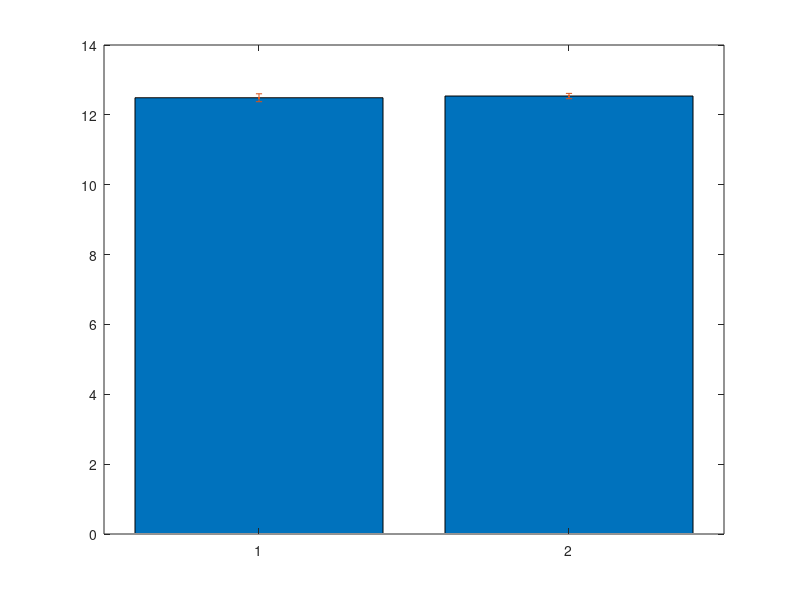

Write the MATLAB code that produced this figure.
% 
% Copyright (C) 2011 Brown University and Ian Martin
% 
% Authors: Jennifer Mitchel <jenmitch@brown.edu>
%          Ian Martin <martini@alum.mit.edu>
% 
% This file is part of Neurient.
% 
% Neurient is free software: you can redistribute it and/or modify
% it under the terms of the GNU General Public License as published by
% the Free Software Foundation, either version 2 of the License, or
% (at your option) any later version.
% 
% Neurient is distributed in the hope that it will be useful,
% but WITHOUT ANY WARRANTY; without even the implied warranty of
% MERCHANTABILITY or FITNESS FOR A PARTICULAR PURPOSE.  See the
% GNU General Public License for more details.
% 
% You should have received a copy of the GNU General Public License
% along with Neurient.  If not, see <http://www.gnu.org/licenses/>.
% 


n = 10^5;
repeats = 10;

data = zeros(repeats,2);

for i=1:repeats
  angles = 360 * rand(1,n);
  thresh_angle = 11.25;
  total = length(angles);
  
  pa1 = length(find( (angles>=0) & (angles <= 0+thresh_angle) )); %finds angles a satisfying  0<=a<=theta  
  pa2 = length(find( (angles>=180-thresh_angle) & (angles <= 180+thresh_angle) )); %finds angles a satisfying 180-thetha<=a<=180+theta
  pa3 = length(find( (angles>=360-thresh_angle) & (angles <= 360) )); %finds angles a satisfying 360-theta<=a<=360

  pa = 100* (pa1 + pa2 + pa3) / total ; 
  data(i,1) = pa;

  pa2 = length(find( (angles>=90-thresh_angle) & (angles <= 90+thresh_angle) )); %finds angles a satisfying 90-thetha<=a<=90+theta	
  pa3 = length(find( (angles>=270-thresh_angle) & (angles <= 270+thresh_angle) )); %finds angles a satisfying 360-theta<=a<=360

  pa = 100* (pa2 + pa3) / total ;
  data(i,2) = pa;
end

bar(mean(data))
hold on
errorbar(mean(data),std(data),'.')